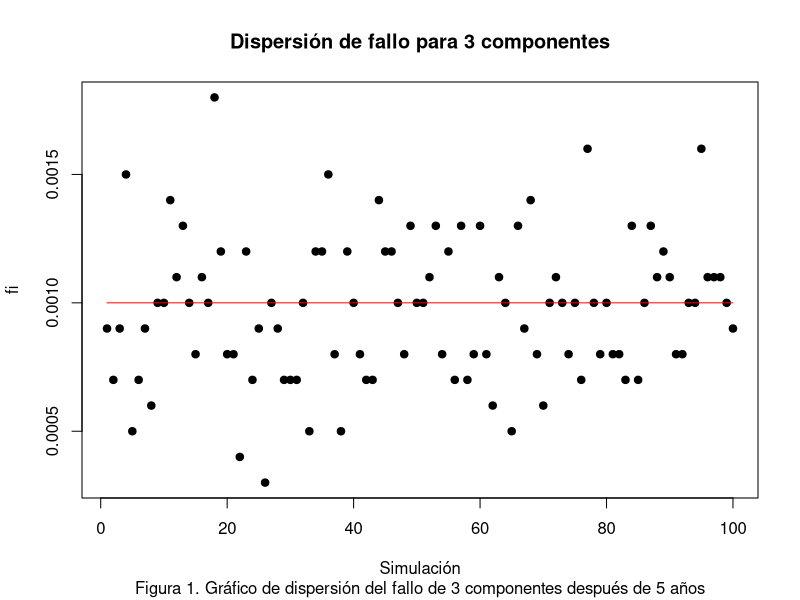
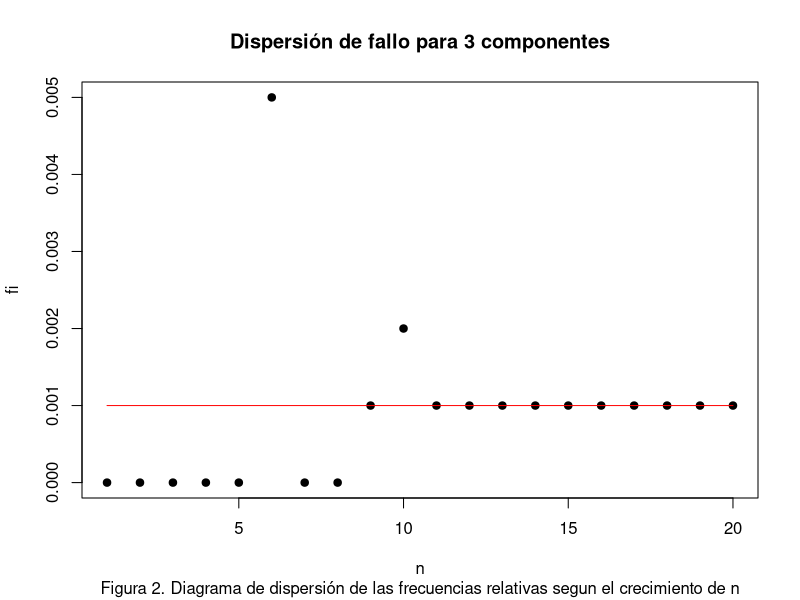

Recreate these plots in R, in order.
## ---- chunk 1
set.seed(101) # Semilla de aleatoriedad.

# Se asume que 3 indica que los 3 componentes fallaron.
experimento <- rbinom(5, size = 3, prob = 0.1)
print(experimento)
## ---- chunk 2
# Punto 1.
f_n <- replicate(100, sum((rbinom(10000, size = 3, prob = 0.1) == 3)/ 10000))
print(f_n)
## ---- chunk 3
# a), b) y c).
plot(1:100,
     f_n,pch=19,
     main = "Dispersión de fallo para 3 componentes",
     ylab="fi",
     xlab ="Simulación",
     sub="Figura 1. Gráfico de dispersión del fallo de 3 componentes después de 5 años")
lines(1:100,
      rep(0.001,100), col = "red")
## ---- chunk 4
# Punto 2.
n <- c(20, 30, 40, 50, 100, 200, 300, 400, 1000, 20000, 40000, 50000, 60000, 70000, 80000, 90000, 100000, 200000, 500000, 1000000)
length(n)
f_n <- c() # Frecuencia Relativa.
for (i in n){
  f_n <- c(f_n,round(sum(rbinom(i, size=3,prob=0.1) == 3)/i, 3))
}
print(f_n)
plot(1:20,
     f_n,
     pch=19,
     main = "Dispersión de fallo para 3 componentes",
     ylab="fi",
     xlab ="n",
     sub="Figura 2. Diagrama de dispersión de las frecuencias relativas segun el crecimiento de n")
lines(1:20,
      rep(0.001,20), col = "red")
